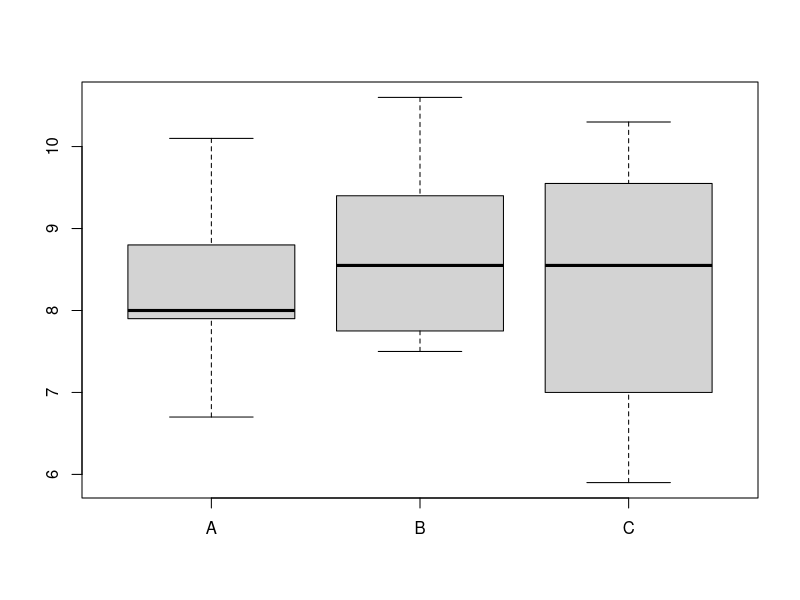
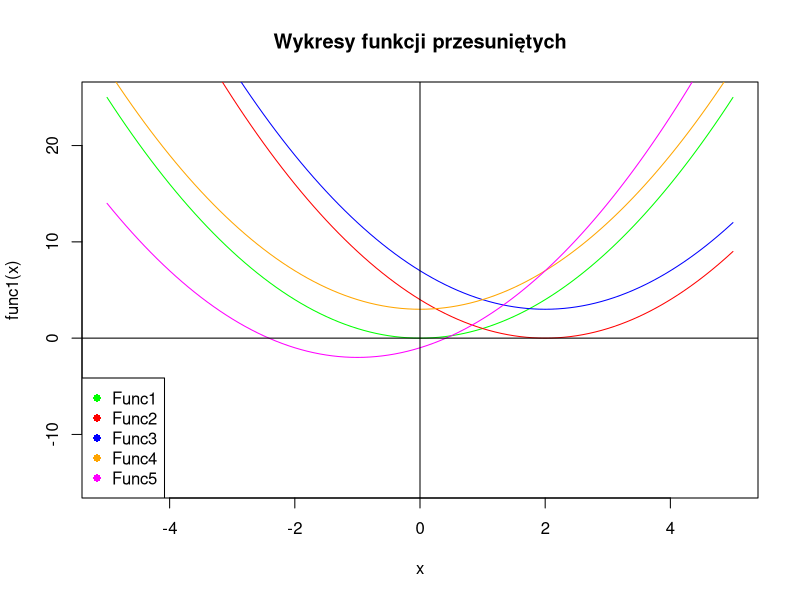
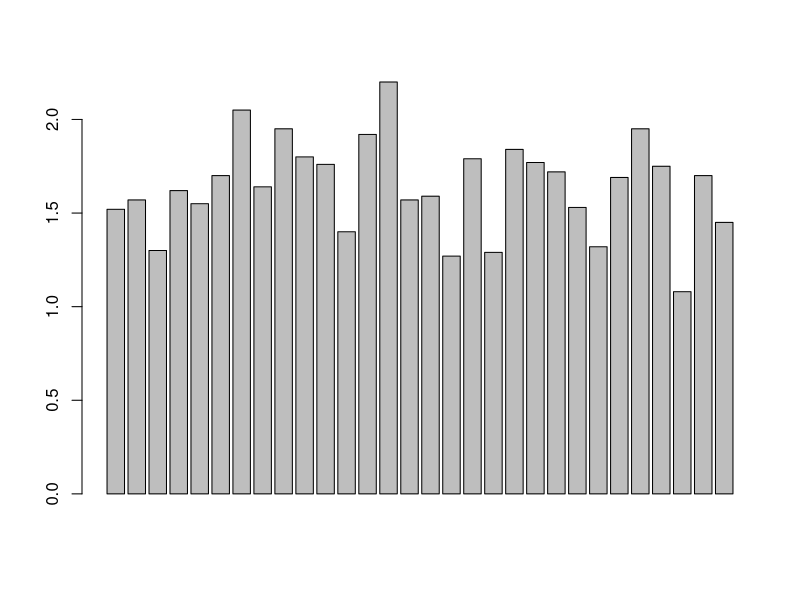
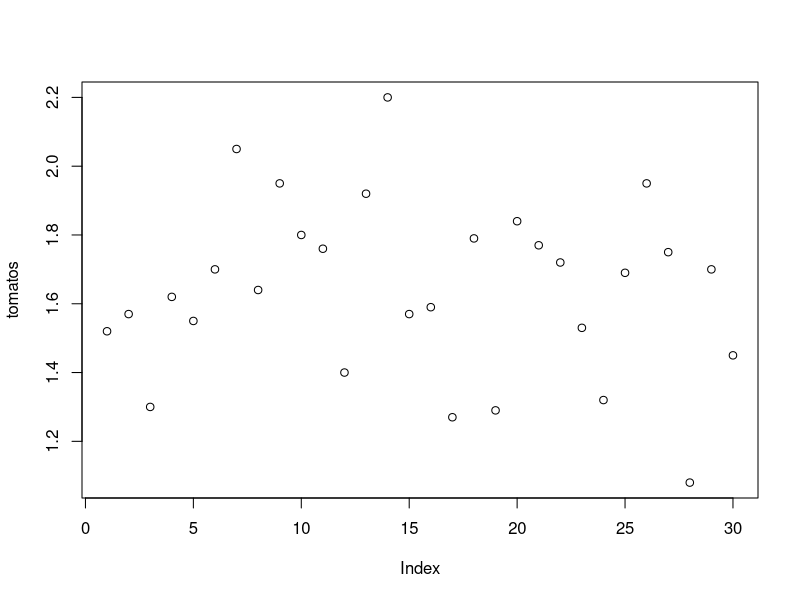
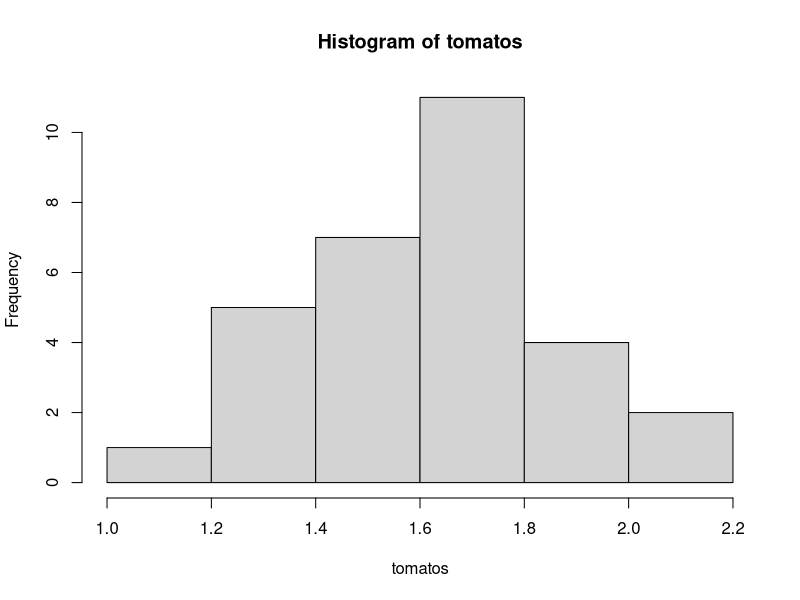
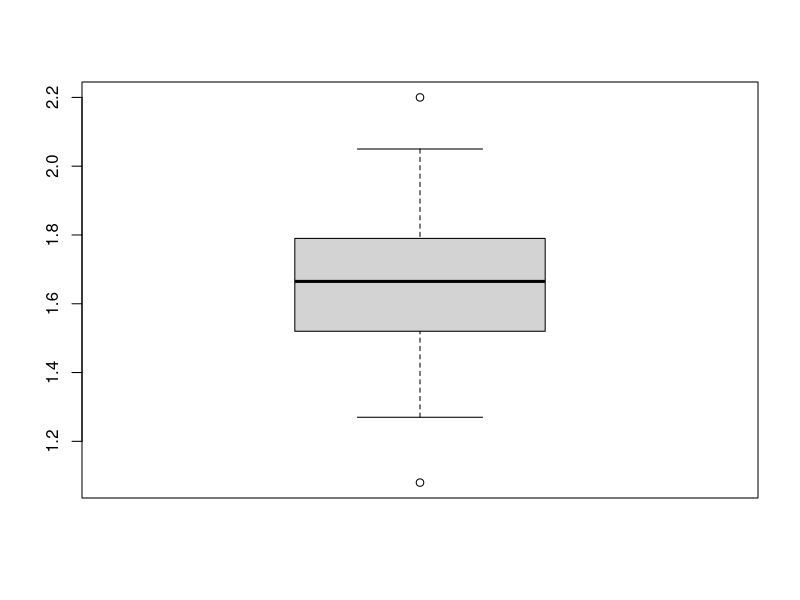
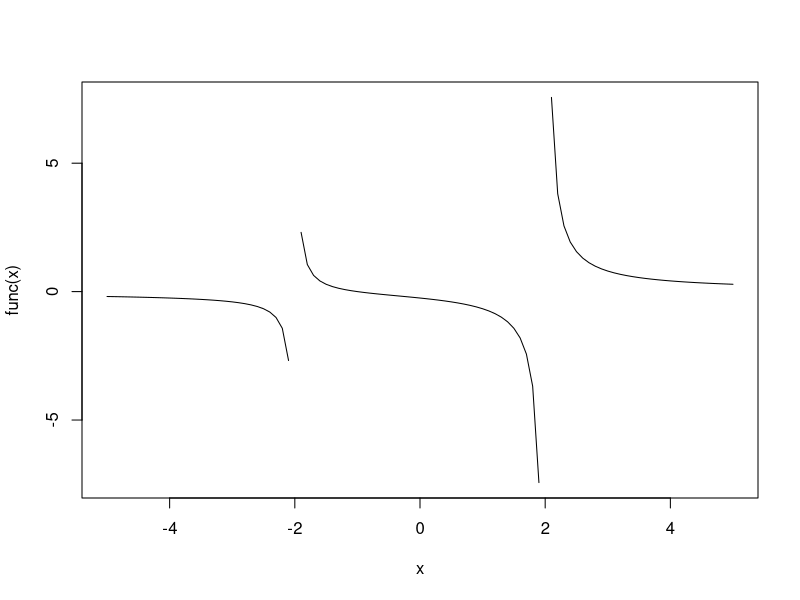
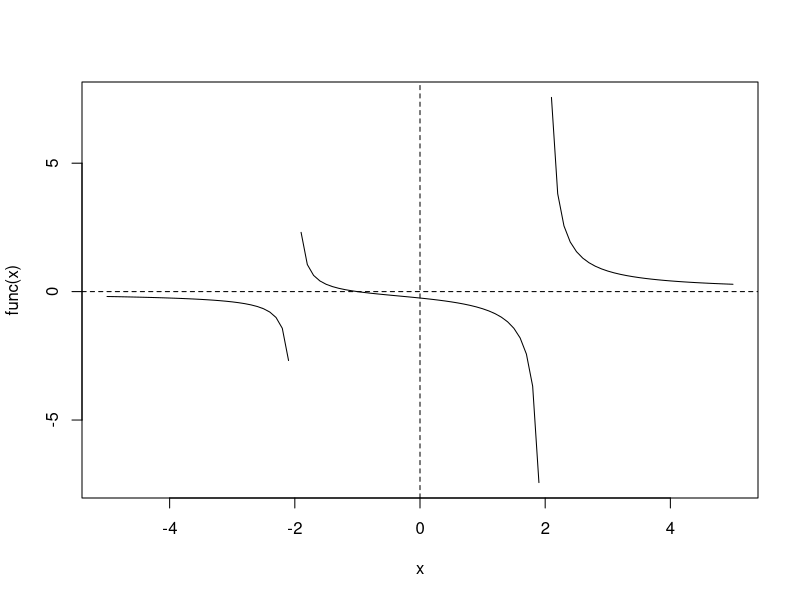

R code for these plots, in order: (Note: this script raises an error after producing the figures.)
#!/usrbin/env Rscript

# 1
tomatos = c(1.52, 1.57, 1.30, 1.62, 1.55, 1.70, 2.05, 1.64, 1.95, 1.80, 1.76, 1.40, 1.92, 2.20, 1.57, 1.59, 1.27, 1.79, 1.29, 1.84, 1.77, 1.72, 1.53, 1.32, 1.69, 1.95, 1.75, 1.08, 1.70, 1.45)
summary(tomatos)

png("barplot.png")
barplot(tomatos)
dev.off()

png("plot.png")
plot(tomatos)
dev.off()

png("histogram.png")
hist(tomatos)
dev.off()

png("boxplot.png")
boxplot(tomatos)
dev.off()

# 2
# a
A = c(6.7, 7.3, 8, 8, 7.9, 9.2, 10.1, 9.2, 8.3, 8.4, 8, 7.9)
B = c(7.5, 7.7, 7.7, 8.2, 8.9, 8.9, 10.6, 10.2, 9.4, 9.4, 8.2, 7.8)
C = c(5.9, 6.9, 7, 7, 9.5, 9.6, 9.6, 10.3, 8.1, 8.5, 8.6, 8.8)
# b & c
zyto = data.frame(A = A, B = B, C = C)
zyto
# d
zyto[, 1][1:3]
# e
zyto$C[1:2]
# f
zyto$B
# g
zyto$B[1:2]
# h
boxplot(zyto)
png("gatunki.png")
dev.off()

# 3
# a
func = function(x) (x + 1) / (x^2 - 4)
png("wykres1.png")
curve(func, from = -5, to = 5)
dev.off()
# b
png("wykres2.png")
curve(func, from = -5, to = 5)
abline(v = 0, h = 0, lty = 2)
dev.off()
# c
png("wykres3.png")
curve(func, from = -5, to = 5)
abline(v = c(0, -2, 2), h = 0, lty = 2)
dev.off()

# 4
png("sincos1.png")
curve(sin, from = -3 * pi, to = 3 * pi, col = 'red')
curve(cos, from = -3 * pi, to = 3 * pi, add = T, col = 'green')
dev.off()

# 5
func1 = function(x) x^2
func2 = function(x) (x - 2)^2
func3 = function(x) (x - 2)^2 + 3
func4 = function(x) x^2 + 3
func5 = function(x) (x +1)^2 - 2

curve(func1, -5, 5, col = 'green', ylim = c(-15, 25))
curve(func2, -5, 5, col = 'red', add = T)
curve(func3, -5, 5, col = 'blue', add = T)
curve(func4, -5, 5, col = 'orange', add = T)
curve(func5, -5, 5, col = 'magenta', add = T)
abline(v = 0, h = 0, col = 'black')
legend("bottomleft", 
       legend = c("Func1", "Func2", "Func3", "Func4", "Func5"), 
       col = c('green', 'red', 'blue', 'orange', 'magenta'), 
       pch = 16,
       text.col = "black")
title("Wykresy funkcji przesuniętych")
# punkty ..

# 6
library(ggplot2)
p = ggplot(data = TitanicSurvival, aes(survived, fill = passengerClass)) + geom_histogram(stat='count')
p

# 7